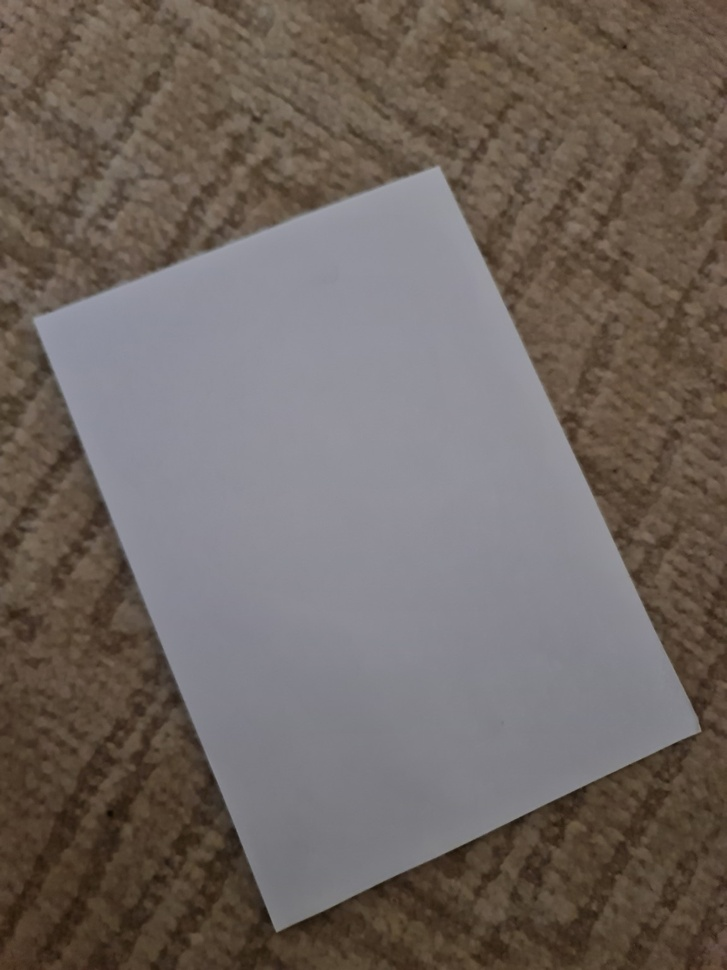
#> input picture sample_images/document_tilted.jpg, 727 x 970 px, shrunk from 1152 x 1536 before the run
$ python -i document_scanner.py   (imports and definitions only)
#> lines starting #> are read from the running program, lines starting #| are printed output that depends on the picture; after the words box and inside, x2 and y2 are one past the last pixel; in counts of white or black regions, pixels touching at a corner belong together
#> further down, picture is the input picture: shape (970, 727, 3); mean B, G, R 96.1, 101.5, 111

import cv2
import numpy as np

## Grayscale → Gaussian Blur → Otsu → Morphological Closing → Contours → Four Corners

def detect_document(image):
    """
    Detect a document using Otsu thresholding
    and contour approximation.

    Returns:
        Four corner points or None.
    """

    gray = cv2.cvtColor(image, cv2.COLOR_BGR2GRAY)
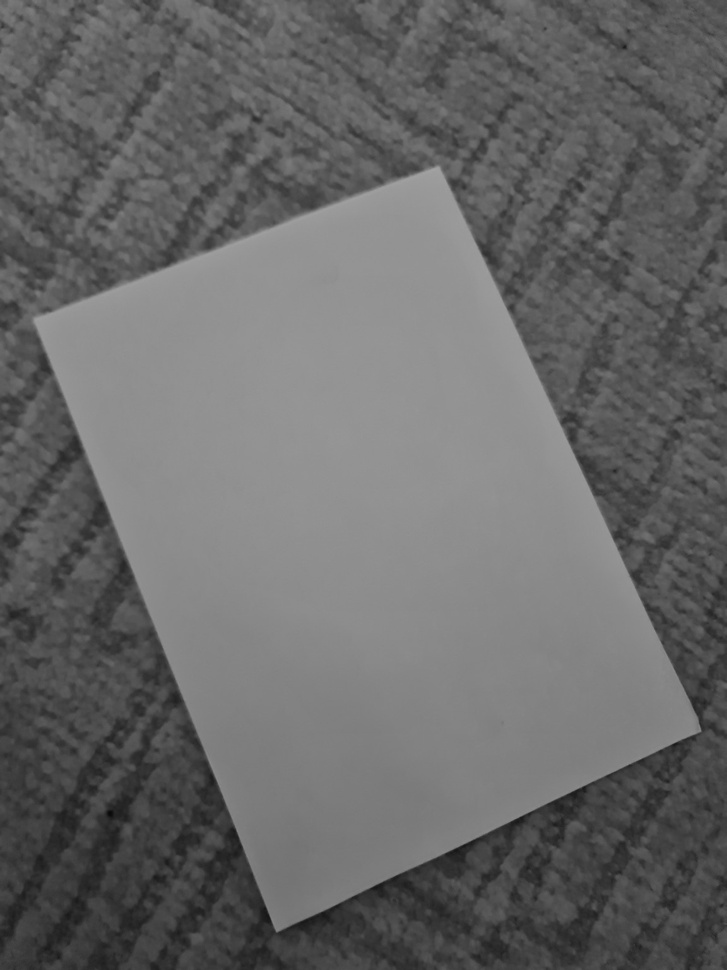
#> gray: shape (970, 727); min 9, max 163, mean 103.7

    blurred = cv2.GaussianBlur(gray, (5, 5), 0)

    _, binary = cv2.threshold(
        blurred,
        0,
        255,
        cv2.THRESH_BINARY + cv2.THRESH_OTSU
    )
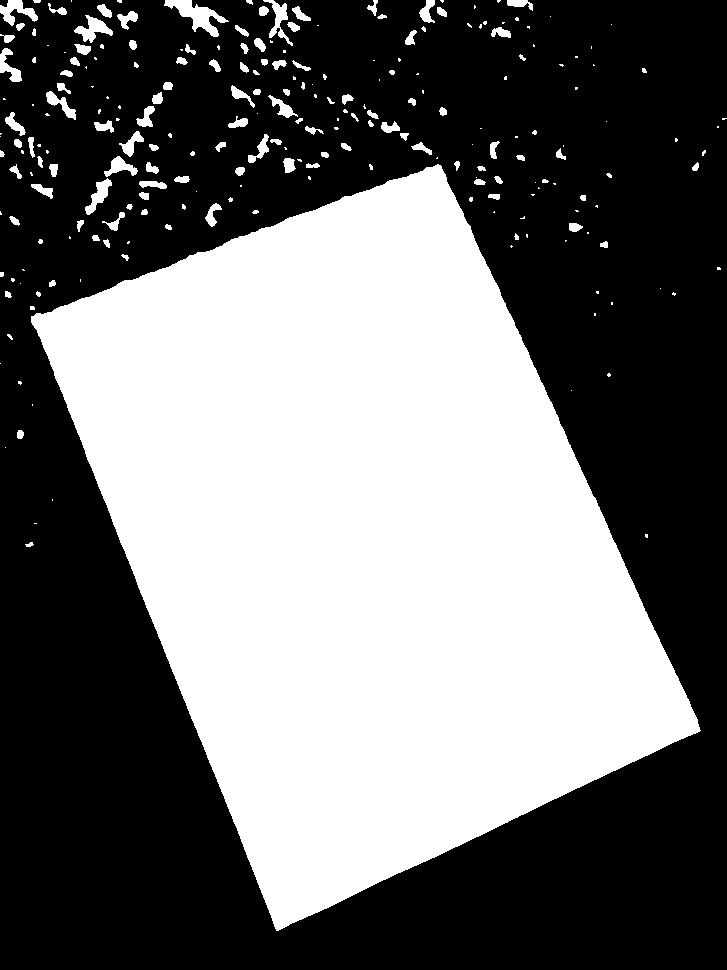
#> binary: shape (970, 727); 43.2% white; 243 white regions (119 under 20 px), largest, box (x1, y1, x2, y2) and area: (31, 164, 701, 931) 291574, (164, 0, 229, 37) 902, (74, 15, 113, 43) 474

    kernel = cv2.getStructuringElement(
        cv2.MORPH_RECT, (7, 7)
    )

    closed = cv2.morphologyEx(
        binary,
        cv2.MORPH_CLOSE,
        kernel
    )
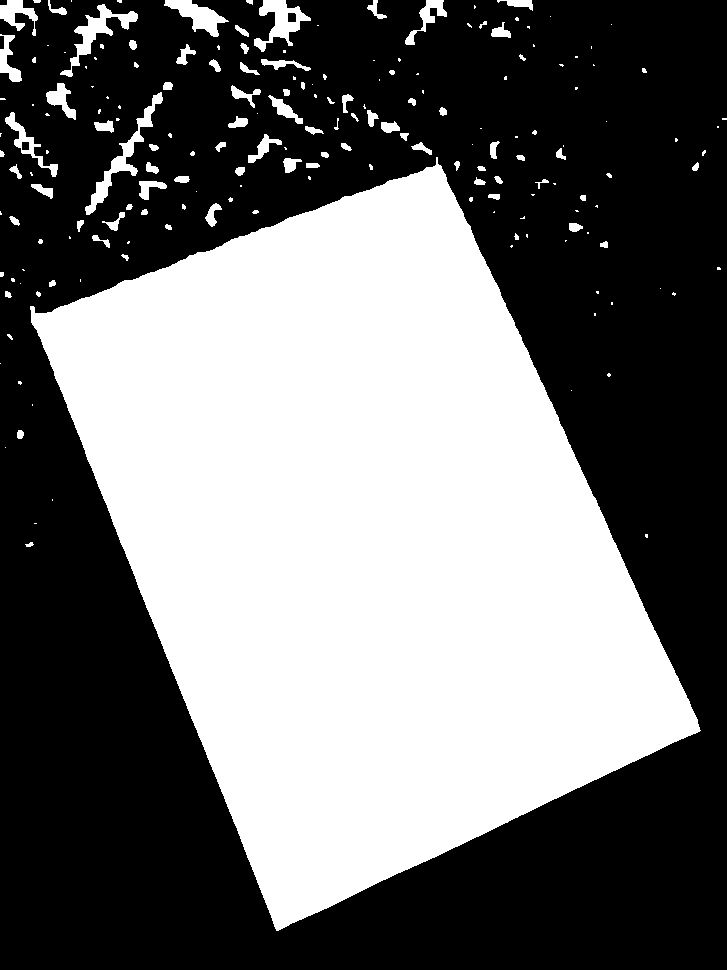
#> closed: shape (970, 727); 43.5% white; 191 white regions (99 under 20 px)

    contours, _ = cv2.findContours(
        closed,
        cv2.RETR_EXTERNAL,
        cv2.CHAIN_APPROX_SIMPLE
    )
#> contours = 191 contours, 119 with area under 20; largest, box (x1, y1, x2, y2) and area: (30, 157, 701, 931) 290614, (85, 92, 163, 215) 1222, (254, 0, 311, 52) 1144, (60, 4, 138, 77) 1082, (164, 0, 229, 37) 922

    contours = sorted(
        contours,
        key=cv2.contourArea,
        reverse=True
    )

    image_area = image.shape[0] * image.shape[1]
#> image_area = 705190

    for contour in contours:

        if cv2.contourArea(contour) < 0.15 * image_area:
            continue

        perimeter = cv2.arcLength(contour, True)

        approx = cv2.approxPolyDP(
            contour,
            0.02 * perimeter,
            True
        )

        if len(approx) == 4 and cv2.isContourConvex(approx):
            return approx.reshape(4, 2)
#> this loop made 1 pass
#> (perimeter, approx) on pass 1: (2396.8, [[437, 157], [30, 306], [276, 930], [700, 730]])

    return None

## Top-Left → Top-Right → Bottom-Right → Bottom-Left


# [67 lines left out: functions order_points, perspective_transform, not called in this run]

>>> import cv2
>>> picture = cv2.imread('../sample_images/document_tilted.jpg')
>>> result = detect_document(picture)
#> result = [[437, 157], [30, 306], [276, 930], [700, 730]]
